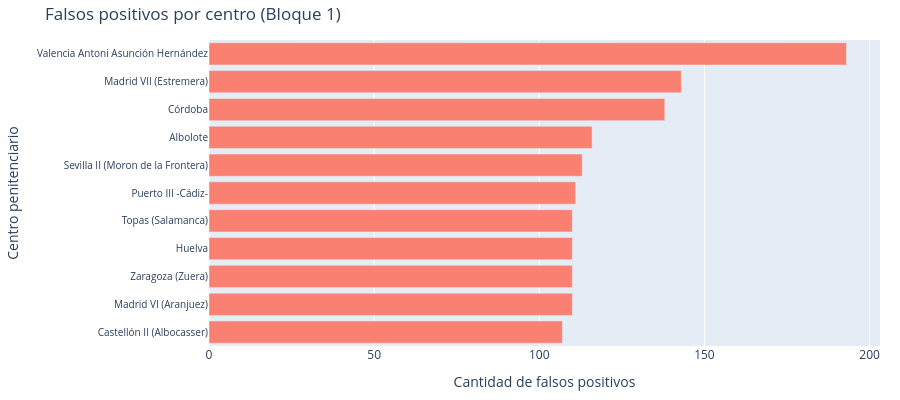
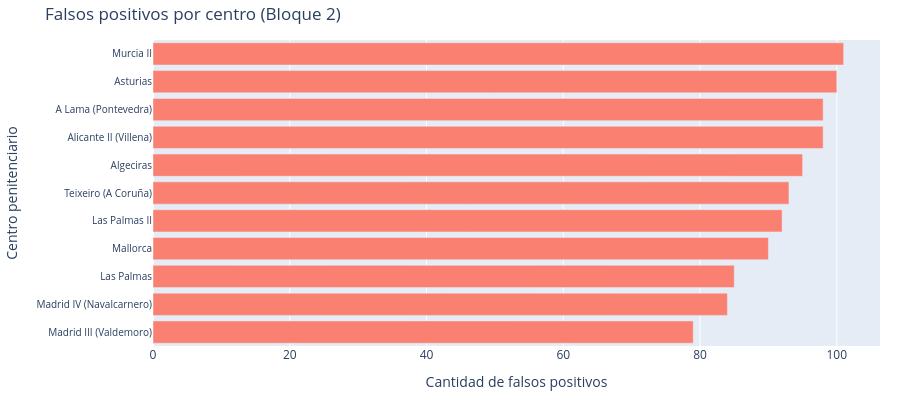
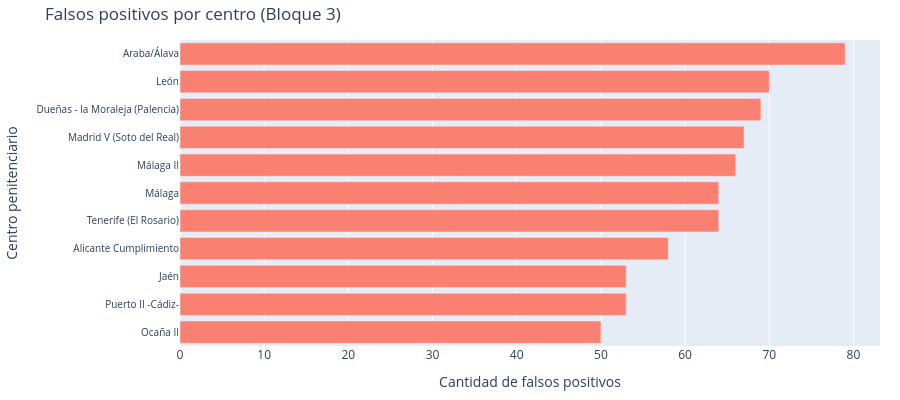
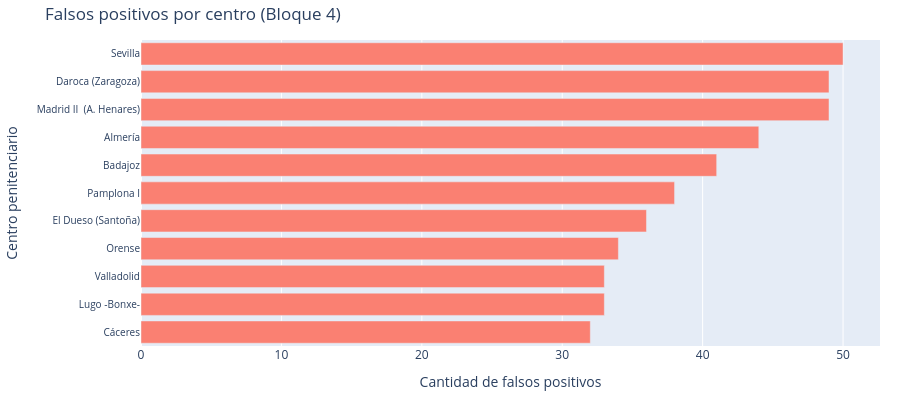

Notebook code for these charts, in order:
### Markdown cell above
#### The section below generates a figure showing the number of false positives and a figure that shows the proportion of false positives relative to the total population of that center.

### Code cell
# Obtener los datos y ordenarlos de mayor a menor
fp_por_centro = errores_falsos_positivos['Centro'].value_counts().sort_values(ascending=False)

# Crear DataFrame para Plotly
df_plot = fp_por_centro.reset_index()
df_plot.columns = ['Centro', 'Falsos_Positivos']

# Número de divisiones
n_divisiones = 8
centros_totales = len(df_plot)
tamaño_bloque = int(np.ceil(centros_totales / n_divisiones))

# Crear 8 gráficos ordenados visualmente
for i in range(n_divisiones):
    start_idx = i * tamaño_bloque
    end_idx = min((i + 1) * tamaño_bloque, centros_totales)
    subset = df_plot.iloc[start_idx:end_idx].copy()

    # Ordenar de mayor a menor y fijar el orden del eje Y
    subset = subset.sort_values(by='Falsos_Positivos', ascending=False)
    subset['Centro'] = pd.Categorical(subset['Centro'], categories=subset['Centro'], ordered=True)

    fig = px.bar(
        subset,
        x='Falsos_Positivos',
        y='Centro',
        orientation='h',
        title=f'Falsos positivos por centro (Bloque {i + 1})',
        labels={'Falsos_Positivos': 'Cantidad de falsos positivos', 'Centro': 'Centro penitenciario'},
        color_discrete_sequence=['salmon']
    )

    fig.update_layout(
    yaxis=dict(
        tickfont=dict(size=10),
        categoryorder='total ascending'  # Fuerza el orden de mayor a menor en barras horizontales
    ),
    margin=dict(l=100, r=20, t=40, b=40),
    height=400)


    fig.show()

### Figure 1 — Plotly figure (JSON) as saved in the notebook; plotly's stock layout.template omitted (floating-point values rounded to 4 significant figures)
{"data": [{"hovertemplate": "Cantidad de falsos positivos=%{x}<br>Centro penitenciario=%{y}<extra></extra>", "legendgroup": "", "marker": {"color": "salmon", "pattern": {"shape": ""}}, "name": "", "orientation": "h", "showlegend": false, "textposition": "auto", "type": "bar", "x": [193, 143, 138, 116, 113, 111, 110, 110, 110, 110, 107], "xaxis": "x", "y": ["Valencia Antoni Asunción Hernández", "Madrid VII (Estremera)", "Córdoba", "Albolote", "Sevilla II (Moron de la Frontera)", "Puerto III -Cádiz-", "Madrid VI (Aranjuez)", "Zaragoza (Zuera)", "Huelva", "Topas (Salamanca)", "Castellón II (Albocasser)"], "yaxis": "y"}], "layout": {"barmode": "relative", "height": 400, "legend": {"tracegroupgap": 0}, "margin": {"b": 40, "l": 100, "r": 20, "t": 40}, "title": {"text": "Falsos positivos por centro (Bloque 1)"}, "xaxis": {"anchor": "y", "domain": [0, 1], "title": {"text": "Cantidad de falsos positivos"}}, "yaxis": {"anchor": "x", "categoryorder": "total ascending", "domain": [0, 1], "tickfont": {"size": 10}, "title": {"text": "Centro penitenciario"}}}}

### Figure 2 — Plotly figure (JSON) as saved in the notebook; plotly's stock layout.template omitted (floating-point values rounded to 4 significant figures)
{"data": [{"hovertemplate": "Cantidad de falsos positivos=%{x}<br>Centro penitenciario=%{y}<extra></extra>", "legendgroup": "", "marker": {"color": "salmon", "pattern": {"shape": ""}}, "name": "", "orientation": "h", "showlegend": false, "textposition": "auto", "type": "bar", "x": [101, 100, 98, 98, 95, 93, 92, 90, 85, 84, 79], "xaxis": "x", "y": ["Murcia II", "Asturias", "Alicante II (Villena)", "A Lama (Pontevedra)", "Algeciras", "Teixeiro (A Coruña)", "Las Palmas II", "Mallorca", "Las Palmas", "Madrid IV (Navalcarnero)", "Madrid III (Valdemoro)"], "yaxis": "y"}], "layout": {"barmode": "relative", "height": 400, "legend": {"tracegroupgap": 0}, "margin": {"b": 40, "l": 100, "r": 20, "t": 40}, "title": {"text": "Falsos positivos por centro (Bloque 2)"}, "xaxis": {"anchor": "y", "domain": [0, 1], "title": {"text": "Cantidad de falsos positivos"}}, "yaxis": {"anchor": "x", "categoryorder": "total ascending", "domain": [0, 1], "tickfont": {"size": 10}, "title": {"text": "Centro penitenciario"}}}}

### Figure 3 — Plotly figure (JSON) as saved in the notebook; plotly's stock layout.template omitted (floating-point values rounded to 4 significant figures)
{"data": [{"hovertemplate": "Cantidad de falsos positivos=%{x}<br>Centro penitenciario=%{y}<extra></extra>", "legendgroup": "", "marker": {"color": "salmon", "pattern": {"shape": ""}}, "name": "", "orientation": "h", "showlegend": false, "textposition": "auto", "type": "bar", "x": [79, 70, 69, 67, 66, 64, 64, 58, 53, 53, 50], "xaxis": "x", "y": ["Araba/Álava", "León", "Dueñas - la Moraleja (Palencia)", "Madrid V (Soto del Real)", "Málaga II", "Tenerife (El Rosario)", "Málaga", "Alicante Cumplimiento", "Puerto II -Cádiz-", "Jaén", "Ocaña II"], "yaxis": "y"}], "layout": {"barmode": "relative", "height": 400, "legend": {"tracegroupgap": 0}, "margin": {"b": 40, "l": 100, "r": 20, "t": 40}, "title": {"text": "Falsos positivos por centro (Bloque 3)"}, "xaxis": {"anchor": "y", "domain": [0, 1], "title": {"text": "Cantidad de falsos positivos"}}, "yaxis": {"anchor": "x", "categoryorder": "total ascending", "domain": [0, 1], "tickfont": {"size": 10}, "title": {"text": "Centro penitenciario"}}}}

### Figure 4 — Plotly figure (JSON) as saved in the notebook; plotly's stock layout.template omitted (floating-point values rounded to 4 significant figures)
{"data": [{"hovertemplate": "Cantidad de falsos positivos=%{x}<br>Centro penitenciario=%{y}<extra></extra>", "legendgroup": "", "marker": {"color": "salmon", "pattern": {"shape": ""}}, "name": "", "orientation": "h", "showlegend": false, "textposition": "auto", "type": "bar", "x": [50, 49, 49, 44, 41, 38, 36, 34, 33, 33, 32], "xaxis": "x", "y": ["Sevilla", "Madrid II  (A. Henares)", "Daroca (Zaragoza)", "Almería", "Badajoz", "Pamplona I", "El Dueso (Santoña)", "Orense", "Lugo -Bonxe-", "Valladolid", "Cáceres"], "yaxis": "y"}], "layout": {"barmode": "relative", "height": 400, "legend": {"tracegroupgap": 0}, "margin": {"b": 40, "l": 100, "r": 20, "t": 40}, "title": {"text": "Falsos positivos por centro (Bloque 4)"}, "xaxis": {"anchor": "y", "domain": [0, 1], "title": {"text": "Cantidad de falsos positivos"}}, "yaxis": {"anchor": "x", "categoryorder": "total ascending", "domain": [0, 1], "tickfont": {"size": 10}, "title": {"text": "Centro penitenciario"}}}}
